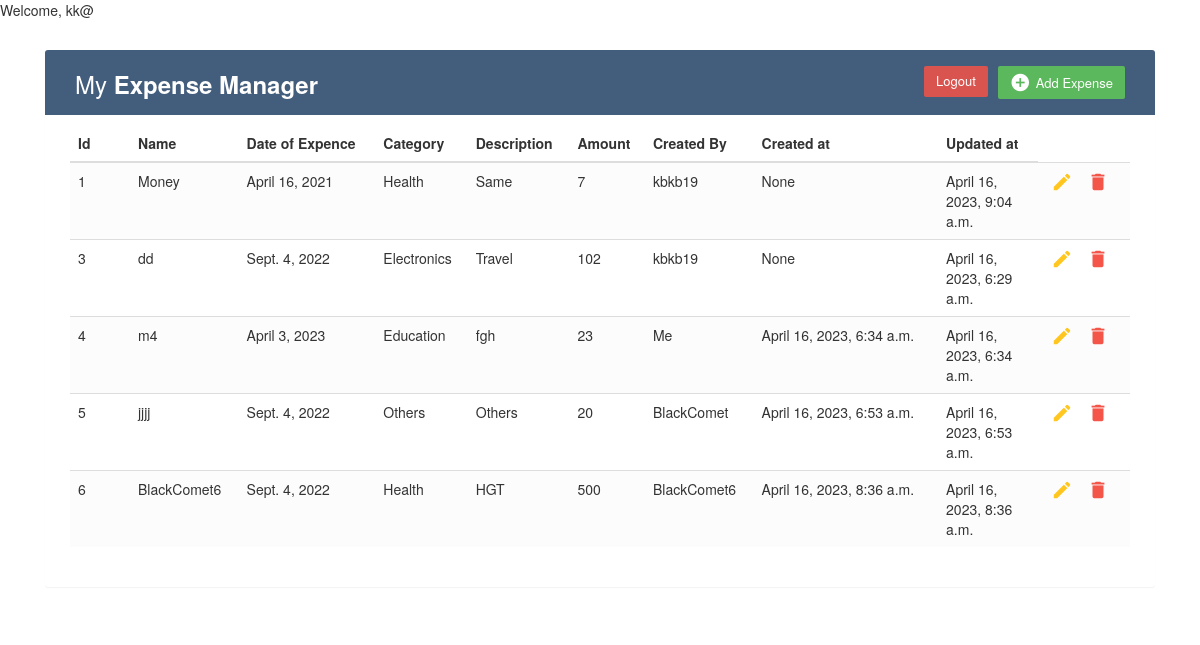
The page / (signed in) on the database as committed earlier.
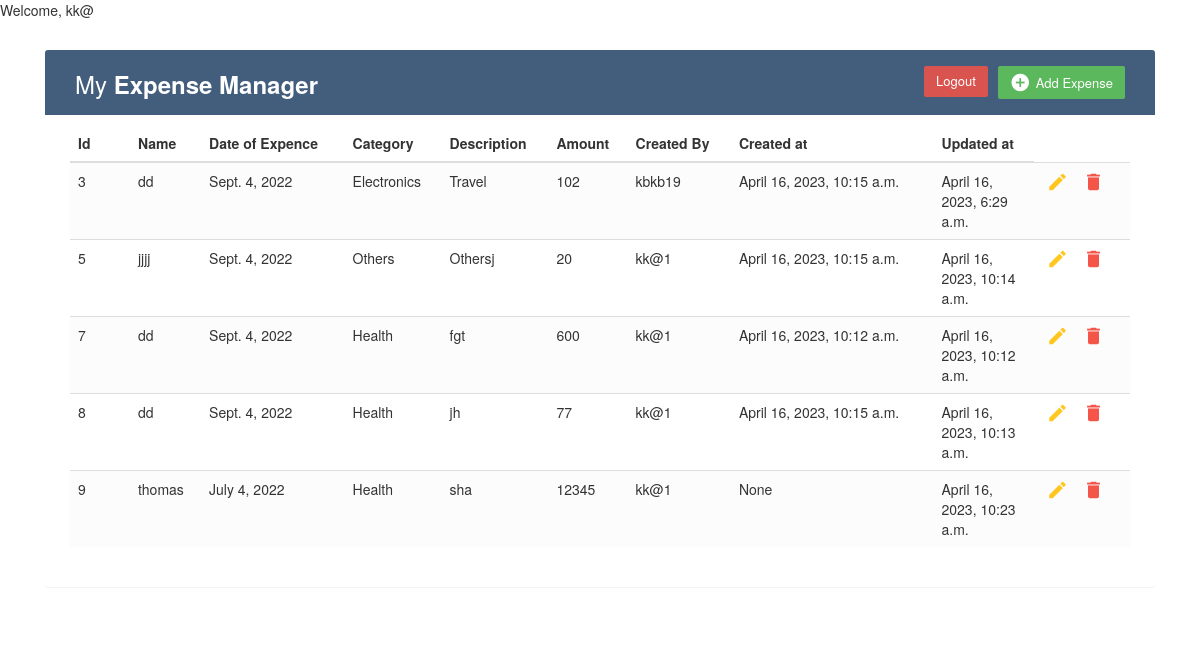
The same page on the database as committed later.
### App/models.py (models this page shows)
class CustomUser(AbstractUser):
    is_Admin = models.BooleanField(default=False)
    is_Member = models.BooleanField(default=False)

class Expence(models.Model):
    Name  = models.CharField(max_length=140)
    Date_of_Expense = models.DateField()
    Category_CHOICES = (
        ("Health","Health"),
        ("Electronics", "Electronics"),
        ("Travel", "Travel"),
        ("Education", "Education"),
        ("Books", "Books"),
        ("Others", "Others")
         )
    Category = models.CharField(max_length=12,choices=Category_CHOICES,
        default='Health',
    )
    Description = models.TextField()
    Amount = models.PositiveIntegerField(null=True)
    Created_by = models.ForeignKey(CustomUser, on_delete=models.SET_NULL, null=True, blank=True,default=None)
    created_at = models.DateTimeField(auto_now_add=True, null=True)
    updated_at = models.DateTimeField(auto_now = True)

### App/views.py (the view)
# urls.py: path('', views.showall, name='showall'),
@login_required(login_url='login')
def showall(request):
    if request.user.is_Admin:
        expence = Expence.objects.all()
    else:
        nowuser = request.user
        expence = Expence.objects.filter(Created_by=nowuser)
    return render(request, 'App/showall.html', {'expence': expence})

### App/templates/App/Showall.html (shortened to what this page needs)
<!DOCTYPE html>
<html lang="en">
<head>
	 <link rel="stylesheet" href="https://maxcdn.bootstrapcdn.com/bootstrap/4.0.0/css/bootstrap.min.css"
>
<link rel="stylesheet" href="https://maxcdn.bootstrapcdn.com/font-awesome/4.7.0/css/font-awesome.min.css">
<link rel="stylesheet" href="https://maxcdn.bootstrapcdn.com/bootstrap/3.3.7/css/bootstrap.min.css">
  <body>
{% if user.is_authenticated %}
Welcome, {{user.username}}
{% endif %}
    <div class="container">
        <div class="table-wrapper">
            <div class="table-title">
                <div class="row">
                    <div class="col-sm-6">
						<h2>My <b>Expense Manager</b></h2>
					</div>
					<div class="col-sm-6">
						<a href="#addEmployeeModal" class="btn btn-success" data-toggle="modal"><i class="material-icons">&#xE147;</i> <span>Add Expense</span></a>
						<a  href="/logout" class="btn btn-danger" >Logout</a>
					</div>
                </div>
            </div>
            <table class="table table-striped table-hover">
                <thead>
                    <tr>
						<th>Id</th>
                        <th>Name</th>
                        <th>Date of Expence</th>
						<th>Category</th>
                        <th>Description</th>
                        <th>Amount</th>
						<th>Created By</th>
						<th>Created at</th>
						<th>Updated at</th>
                    </tr>
                </thead>
                <tbody>
				{% for item in expence %}
                    <tr>
                        <td>{{item.id}}</td>
                        <td>{{item.Name}}</td>
						<td>{{item.Date_of_Expense}}</td>
                        <td>{{item.Category}}</td>
						<td>{{item.Description}}</td>
						<td>{{item.Amount}}</td>
						{% if item.Created_by.username == request.user.username %}
						<td>Me</td>
								{% else %}
						<td>{{ item.Created_by.username }}</td>
						{% endif %}
						<td>{{item.created_at}}</td>
						<td>{{item.updated_at}}</td>
                        <td>
                            <a href="#editEmployeeModal-{{forloop.counter}}" class="edit" data-toggle="modal"><i class="material-icons" data-toggle="tooltip" title="Edit">&#xE254;</i></a>
                            <a href="#deleteEmployeeModal-{{forloop.counter}}" class="delete" data-toggle="modal"><i class="material-icons" data-toggle="tooltip" title="Delete">&#xE872;</i></a>
                        </td>
                    </tr>
				{% endfor %}
                </tbody>
            </table>
    </div>
		{% for item in expence %}
	</div>
{% endfor %}
</body>
</html>

### App/templates/App/Showall.html (style rules this page uses)
body { color: #566787; background: #f5f5f5; font-family: 'Varela Round', sans-serif; font-size: 13px; }
.table-wrapper { background: #fff; padding: 20px 25px; margin: 30px 0; border-radius: 3px; box-shadow: 0 1px 1px rgba(0,0,0,.05); }
.table-title { padding-bottom: 15px; background: #435d7d; color: #fff; padding: 16px 30px; margin: -20px -25px 10px; border-radius: 3px 3px 0 0; }
.table-title h2 { margin: 5px 0 0; font-size: 24px; }
.table-title .btn { color: #fff; float: right; font-size: 13px; border: none; min-width: 50px; border-radius: 2px; border: none; outline: none !important; margin-left: 10px; }
.table-title .btn i { float: left; font-size: 21px; margin-right: 5px; }
.table-title .btn span { float: left; margin-top: 2px; }
table.table tr th, table.table tr td { border-color: #e9e9e9; padding: 12px 15px; vertical-align: middle; }
table.table tr th:first-child { width: 60px; }
table.table tr th:last-child { width: 100px; }
table.table-striped tbody tr:nth-of-type(odd) { background-color: #fcfcfc; }
table.table td:last-child i { opacity: 0.9; font-size: 22px; margin: 0 5px; }
table.table td a { font-weight: bold; color: #566787; display: inline-block; text-decoration: none; outline: none !important; }
table.table td a.edit { color: #FFC107; }
table.table td a.delete { color: #F44336; }
table.table td i { font-size: 19px; }

Rows that differ between the two databases and show on the page:
removed Expence: id "1", Name "Money", Date_of_Expense "April 16, 2021", Category "Health", Description "Same", Amount "7", Created_by.username "kbkb19", created_at "None", updated_at "April 16, 2023, 9:04 a.m."
removed Expence: id "4", Name "m4", Date_of_Expense "April 3, 2023", Category "Education", Description "fgh", Amount "23", shows "Me", created_at "April 16, 2023, 6:34 a.m.", updated_at "April 16, 2023, 6:34 a.m."
removed Expence: id "6", Name "BlackComet6", Date_of_Expense "Sept. 4, 2022", Category "Health", Description "HGT", Amount "500", Created_by.username "BlackComet6", created_at "April 16, 2023, 8:36 a.m.", updated_at "April 16, 2023, 8:36 a.m."
changed Expence "Electronics": created_at "None" → "April 16, 2023, 10:15 a.m."
changed Expence "jjjj": Description "Others" → "Othersj"; Created_by.username "BlackComet" → "kk@1"; created_at "April 16, 2023, 6:53 a.m." → "April 16, 2023, 10:15 a.m."; updated_at "April 16, 2023, 6:53 a.m." → "April 16, 2023, 10:14 a.m."
added Expence: id "7", Name "dd", Date_of_Expense "Sept. 4, 2022", Category "Health", Description "fgt", Amount "600", Created_by.username "kk@1", created_at "April 16, 2023, 10:12 a.m.", updated_at "April 16, 2023, 10:12 a.m."
added Expence: id "8", Name "dd", Date_of_Expense "Sept. 4, 2022", Category "Health", Description "jh", Amount "77", Created_by.username "kk@1", created_at "April 16, 2023, 10:15 a.m.", updated_at "April 16, 2023, 10:13 a.m."
added Expence: id "9", Name "thomas", Date_of_Expense "July 4, 2022", Category "Health", Description "sha", Amount "12345", Created_by.username "kk@1", created_at "None", updated_at "April 16, 2023, 10:23 a.m."
